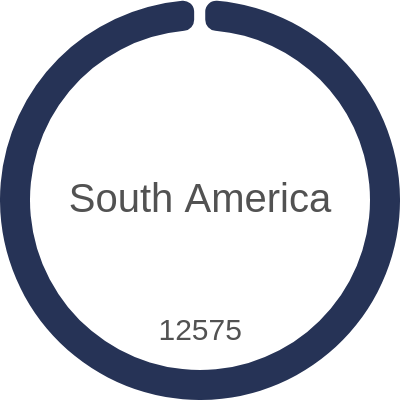

This figure's Vega-Lite source:
### Vega specification from a JSON file in a GitHub repository (floating-point values rounded to 4 significant figures)
{"$schema": "https://vega.github.io/schema/vega/v5.json", "description": "A basic donut chart example.", "width": 200, "height": 200, "autosize": "none", "signals": [{"name": "startAngle", "value": 0}, {"name": "endAngle", "value": 6.29}, {"name": "padAngle", "value": 0.04}, {"name": "innerRadius", "value": 85}, {"name": "cornerRadius", "value": 5.5}, {"name": "sort", "value": false}, {"name": "selected", "value": "", "on": [{"events": "mouseover", "update": "datum"}]}], "data": [{"name": "table", "values": [{"id": 1, "field": 12575}, {"id": 2, "field": 3}, {"id": 3, "field": 17}], "transform": [{"type": "pie", "field": "field", "startAngle": {"signal": "startAngle"}, "endAngle": {"signal": "endAngle"}, "sort": {"signal": "sort"}}]}, {"name": "fieldSum", "source": "table", "transform": [{"type": "aggregate", "fields": ["id"], "ops": ["sum"], "as": ["sum"]}]}], "scales": [{"name": "color", "type": "ordinal", "domain": {"data": "table", "field": "id"}, "range": ["#263356", "#c0471c", "#865a33"]}], "marks": [{"type": "arc", "from": {"data": "table"}, "encode": {"enter": {"fill": {"scale": "color", "field": "id"}, "x": {"signal": "width / 2"}, "y": {"signal": "height / 2"}}, "update": {"startAngle": {"field": "startAngle"}, "endAngle": {"field": "endAngle"}, "padAngle": {"signal": "padAngle"}, "innerRadius": {"signal": "innerRadius"}, "outerRadius": {"signal": "width / 2"}, "cornerRadius": {"signal": "cornerRadius"}}}}, {"type": "text", "encode": {"enter": {"fill": {"value": "#525252"}, "text": {"value": ""}}, "update": {"opacity": {"value": 1}, "x": {"signal": "width / 2"}, "y": {"signal": "height / 2"}, "align": {"value": "center"}, "baseline": {"value": "middle"}, "fontSize": {"value": 20}, "text": {"value": "South America"}}}}, {"name": "mark_id", "type": "text", "from": {"data": "table"}, "encode": {"enter": {"text": {"signal": "if(datum['endAngle'] - datum['startAngle'] < 0.3, '', format(datum['field']/1, ''))"}, "x": {"signal": "if(width >= height, height, width) / 2"}, "y": {"signal": "if(width >= height, height, width) / 2"}, "radius": {"signal": "if(selected && selected.id == datum.id, if(width >= height, height, width) / 2 * 1.05 * 0.65, if(width >= height, height, width) / 2 * 0.65)"}, "theta": {"signal": "(datum['startAngle'] + datum['endAngle'])/2"}, "fill": {"value": "scales"}, "fontSize": {"value": 15}, "align": {"value": "center"}, "baseline": {"value": "middle"}}}}]}
